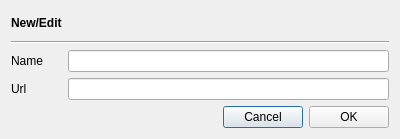
<?xml version="1.0" encoding="UTF-8"?>
<ui version="4.0">
 <class>GUI_ConfigureStreams</class>
 <widget class="QDialog" name="GUI_ConfigureStreams">
  <property name="geometry">
   <rect>
    <x>0</x>
    <y>0</y>
    <width>400</width>
    <height>139</height>
   </rect>
  </property>
  <layout class="QGridLayout" name="gridLayout">
   <item row="0" column="0">
    <widget class="QLabel" name="lab_header">
     <property name="font">
      <font>
       <weight>75</weight>
       <bold>true</bold>
      </font>
     </property>
     <property name="text">
      <string notr="true">New/Edit</string>
     </property>
    </widget>
   </item>
   <item row="1" column="0" colspan="2">
    <widget class="Line" name="line">
     <property name="orientation">
      <enum>Qt::Horizontal</enum>
     </property>
    </widget>
   </item>
   <item row="2" column="0">
    <widget class="QLabel" name="lab_name">
     <property name="text">
      <string>Name</string>
     </property>
    </widget>
   </item>
   <item row="2" column="1">
    <widget class="QLineEdit" name="le_name"/>
   </item>
   <item row="3" column="0">
    <widget class="QLabel" name="lab_url">
     <property name="text">
      <string>Url</string>
     </property>
    </widget>
   </item>
   <item row="3" column="1">
    <widget class="QLineEdit" name="le_url"/>
   </item>
   <item row="4" column="0" colspan="2">
    <layout class="QHBoxLayout" name="horizontalLayout">
     <item>
      <spacer name="horizontalSpacer">
       <property name="orientation">
        <enum>Qt::Horizontal</enum>
       </property>
       <property name="sizeHint" stdset="0">
        <size>
         <width>40</width>
         <height>20</height>
        </size>
       </property>
      </spacer>
     </item>
     <item>
      <widget class="QPushButton" name="btn_cancel">
       <property name="text">
        <string notr="true">Cancel</string>
       </property>
      </widget>
     </item>
     <item>
      <widget class="QPushButton" name="btn_ok">
       <property name="text">
        <string notr="true">OK</string>
       </property>
      </widget>
     </item>
    </layout>
   </item>
  </layout>
 </widget>
 <resources/>
 <connections/>
</ui>
